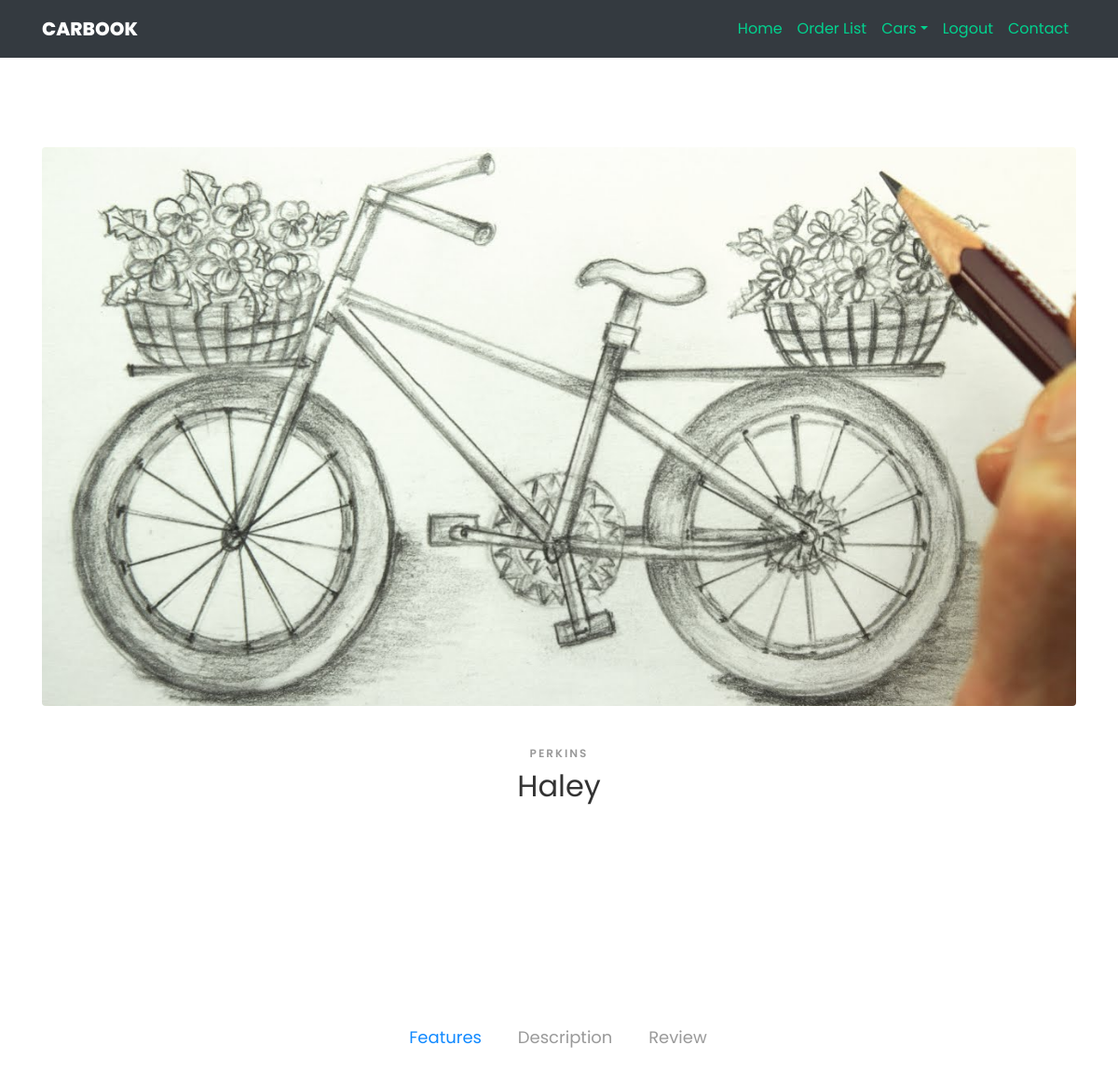
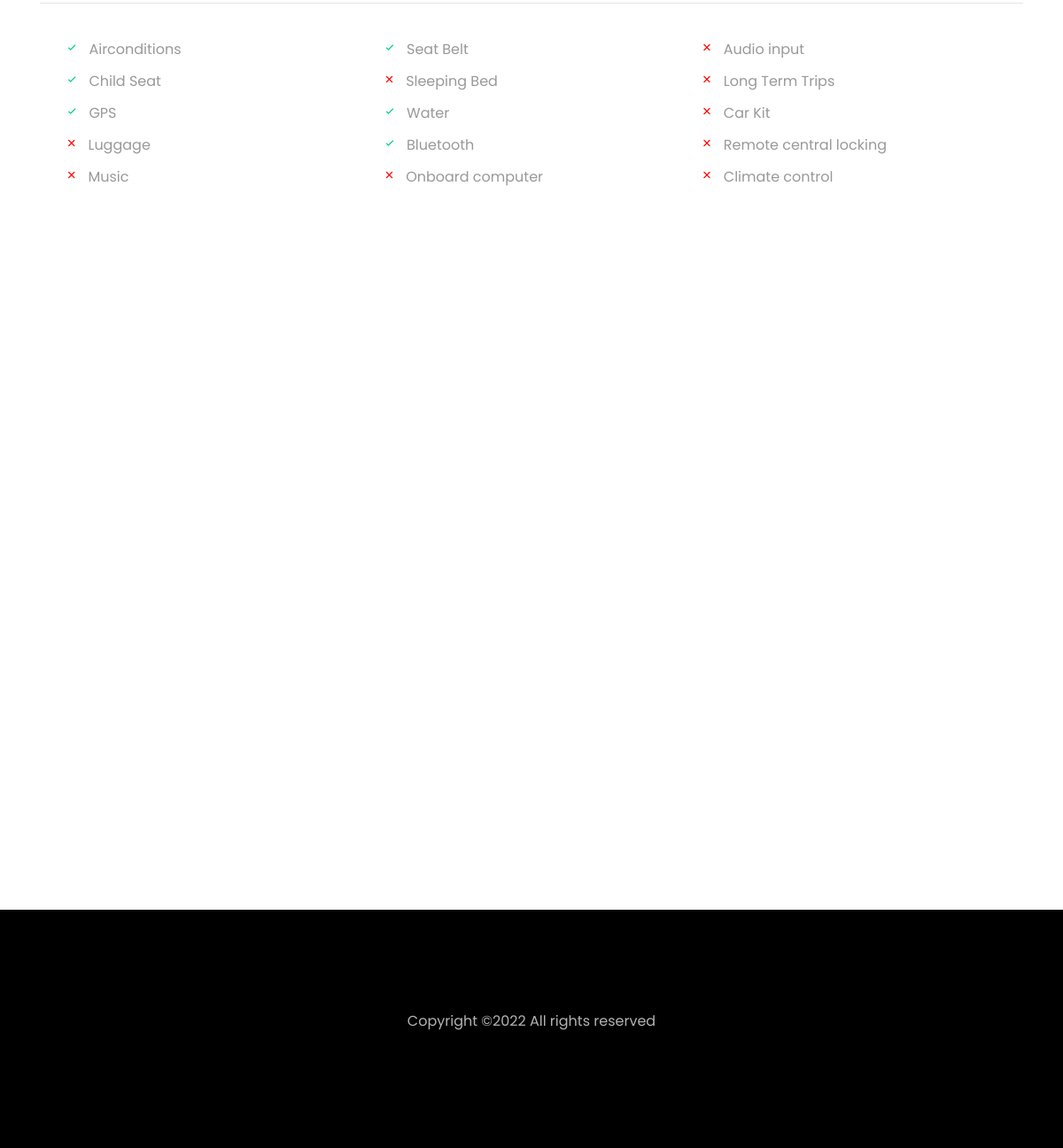
Screenshot of /car-single.php?carid=9 (signed in) with the database file from the repository (2 pictures, top to bottom).
### tables this page shows
CREATE TABLE `cars` (
  `id` int(11) NOT NULL,
  `cat_id` int(11) NOT NULL,
  `name` varchar(200) NOT NULL,
  `model` varchar(200) NOT NULL,
  `mileage` varchar(200) NOT NULL,
  `seats` int(11) NOT NULL,
  `fuel` varchar(200) NOT NULL,
  `service_charge` varchar(200) NOT NULL,
  `driver_food_charge` varchar(200) NOT NULL,
  `description` text NOT NULL,
  `image` varchar(155) NOT NULL,
  `transmission` varchar(155) NOT NULL DEFAULT 'Manual',
  `airconditions` tinytext NOT NULL,
  `child_seat` tinytext NOT NULL,
  `gps` tinyint(4) NOT NULL,
  `luggage` tinytext NOT NULL,
  `music` tinytext NOT NULL,
  `seat_belt` tinyint(4) NOT NULL,
  `sleeping_bed` tinyint(4) NOT NULL,
  `water` tinyint(4) NOT NULL,
  `bluetooth` tinyint(4) NOT NULL,
  `onboard_computer` tinyint(4) NOT NULL,
  `audio_input` tinyint(4) NOT NULL,
  `long_term_trips` tinyint(4) NOT NULL,
  `car_kit` tinyint(4) NOT NULL,
  `remote_central_locking` tinyint(4) NOT NULL,
  `climate_control` tinyint(4) NOT NULL,
  `flag` tinyint(4) NOT NULL,
  `created_at` timestamp NOT NULL DEFAULT current_timestamp()
);

### car-single.php (the view, shortened to what this page needs)
<?php include 'header.php';
if (empty($_GET['carid']) || $_GET['carid'] == NULL || !isset($_GET['carid'])) {
	echo "<script>window.location='car.php';</script>";
} else {
	$carid = $_GET['carid'];
	$query = "SELECT * FROM cars WHERE id=$carid";
	$result = $con->query($query);
	if ($result->num_rows > 0) {
		$value = mysqli_fetch_array($result);
	}
}
?>
<section class="ftco-section ftco-car-details">
	<div class="container">
		<div class="row justify-content-center">
			<div class="col-md-12">
				<div class="car-details">
					<div class="img rounded" style="background-image: url(<?php echo $value['image']; ?>);"></div>
					<div class="text text-center">
						<span class="subheading"><?php echo $value['model']; ?></span>
						<h2><?php echo $value['name']; ?></h2>
					</div>
				</div>
			</div>
		</div>
		<div class="row">
		</div>
		<div class="row">
			<div class="col-md-12 pills">
				<div class="bd-example bd-example-tabs">
					<div class="d-flex justify-content-center">
						<ul class="nav nav-pills mb-3" id="pills-tab" role="tablist">
							<li class="nav-item">
								<a class="nav-link active" id="pills-description-tab" data-toggle="pill" href="#pills-description" role="tab" aria-controls="pills-description" aria-expanded="true">Features</a>
							</li>
							<li class="nav-item">
								<a class="nav-link" id="pills-manufacturer-tab" data-toggle="pill" href="#pills-manufacturer" role="tab" aria-controls="pills-manufacturer" aria-expanded="true">Description</a>
							</li>
							<li class="nav-item">
								<a class="nav-link" id="pills-review-tab" data-toggle="pill" href="#pills-review" role="tab" aria-controls="pills-review" aria-expanded="true">Review</a>
							</li>
						</ul>
					</div>
					<div class="tab-content" id="pills-tabContent">
						<div class="tab-pane fade show active" id="pills-description" role="tabpanel" aria-labelledby="pills-description-tab">
							<div class="row">
								<div class="col-md-4">
									<ul class="features">
										<li class="check"><span class="<?php echo ($value['airconditions'] == 1) ? "ion-ios-checkmark" : "ion-ios-close"; ?>"></span>Airconditions</li>
										<li class="check"><span class="<?php echo ($value['child_seat'] == 1) ? "ion-ios-checkmark" : "ion-ios-close"; ?>"></span>Child Seat</li>
										<li class="check"><span class="<?php echo ($value['gps'] == 1) ? "ion-ios-checkmark" : "ion-ios-close"; ?>"></span>GPS</li>
										<li class="check"><span class="<?php echo ($value['luggage'] == 1) ? "ion-ios-checkmark" : "ion-ios-close"; ?>"></span>Luggage</li>
										<li class="check"><span class="<?php echo ($value['music'] == 1) ? "ion-ios-checkmark" : "ion-ios-close"; ?>"></span>Music</li>
									</ul>
								</div>
								<div class="col-md-4">
									<ul class="features">
										<li class="check"><span class="<?php echo ($value['seat_belt'] == 1) ? "ion-ios-checkmark" : "ion-ios-close"; ?>"></span>Seat Belt</li>
										<li class="remove"><span class="<?php echo ($value['sleeping_bed'] == 1) ? "ion-ios-checkmark" : "ion-ios-close"; ?>"></span>Sleeping Bed</li>
										<li class="check"><span class="<?php echo ($value['water'] == 1) ? "ion-ios-checkmark" : "ion-ios-close"; ?>"></span>Water</li>
										<li class="check"><span class="<?php echo ($value['bluetooth'] == 1) ? "ion-ios-checkmark" : "ion-ios-close"; ?>"></span>Bluetooth</li>
										<li class="remove"><span class="<?php echo ($value['onboard_computer'] == 1) ? "ion-ios-checkmark" : "ion-ios-close"; ?>"></span>Onboard computer</li>
									</ul>
								</div>
								<div class="col-md-4">
									<ul class="features">
										<li class="check"><span class="<?php echo ($value['audio_input'] == 1) ? "ion-ios-checkmark" : "ion-ios-close"; ?>"></span>Audio input</li>
										<li class="check"><span class="<?php echo ($value['long_term_trips'] == 1) ? "ion-ios-checkmark" : "ion-ios-close"; ?>"></span>Long Term Trips</li>
										<li class="check"><span class="<?php echo ($value['car_kit'] == 1) ? "ion-ios-checkmark" : "ion-ios-close"; ?>"></span>Car Kit</li>
										<li class="check"><span class="<?php echo ($value['remote_central_locking'] == 1) ? "ion-ios-checkmark" : "ion-ios-close"; ?>"></span>Remote central locking</li>
										<li class="check"><span class="<?php echo ($value['climate_control'] == 1) ? "ion-ios-checkmark" : "ion-ios-close"; ?>"></span>Climate control</li>
									</ul>
								</div>
							</div>
						</div>
					</div>
				</div>
			</div>
		</div>
	</div>
</section>
<div>
	<section class="ftco-section ftco-no-pt">
		<div class="container">
			<div class="row justify-content-center">
			</div>
			<div class="row">
				<?php
				$seats = $value['seats'];
				$query = "SELECT * FROM cars WHERE seats=$seats order by rand() limit 3";
				$result = $con->query($query);
				if ($result->num_rows > 0) {
					foreach ($result as $key => $val) {
				?>
						<div class="col-md-4">
						</div>
				<?php }
				} ?>
			</div>
		</div>
	</section>
	<?php include 'footer.php'; ?>

### car-single.php (style rules this page uses)
.ion-ios-close { color: red !important; }

### rows the page displays
cars: image (picture), model "PERKINS", name "Haley"
